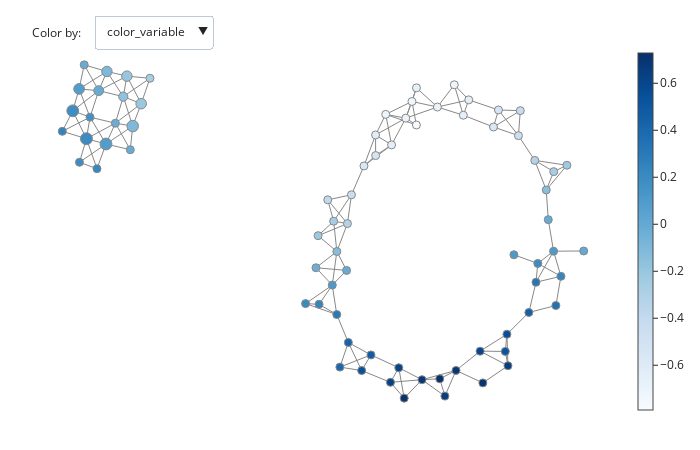

Notebook cell for this chart:
### Markdown cell above
### Configure the coloring of the Mapper graph
By default, the nodes of the Mapper graph are colored by the mean value of the points that belong to a given node. However, in this example it is more instructive to colour by the $x$- and $y$-axes. This can be achieved by toggling the `color_by_columns_dropdown`, which calculates the coloring for each column in the input data array. At the same time, let's configure the choice of colorscale:

### Code cell
plotly_params = {"node_trace": {"marker_colorscale": "Blues"}}
fig = plot_static_mapper_graph(
    pipe, data, color_by_columns_dropdown=True, plotly_params=plotly_params
)
fig.show(config={'scrollZoom': True})

### Figure 1 — Plotly figure (JSON) as saved in the notebook; plotly's stock layout.template omitted (floating-point values rounded to 4 significant figures; data arrays with more than 128 entries replaced by an {"elided": "..."} marker saying what was removed)
{"data": [{"hoverinfo": "none", "line": {"color": "#888", "width": 1}, "mode": "lines", "name": "edge_trace", "type": "scatter", "uid": "c7c88473-2269-4360-86c0-e08724d3fb61", "x": {"elided": "465 float values"}, "y": {"elided": "465 float values"}}, {"hoverinfo": "text", "hovertext": ["Node ID: 0<br>Node size: 12<br>Summary statistic: -0.725", "Node ID: 1<br>Node size: 78<br>Summary statistic: -0.65", "Node ID: 2<br>Node size: 99<br>Summary statistic: -0.564", "Node ID: 3<br>Node size: 103<br>Summary statistic: -0.456", "Node ID: 4<br>Node size: 87<br>Summary statistic: -0.326", "Node ID: 5<br>Node size: 28<br>Summary statistic: -0.22", "Node ID: 6<br>Node size: 1<br>Summary statistic: -0.79", "Node ID: 7<br>Node size: 46<br>Summary statistic: -0.741", "Node ID: 8<br>Node size: 105<br>Summary statistic: -0.691", "Node ID: 9<br>Node size: 39<br>Summary statistic: -0.632", "Node ID: 10<br>Node size: 7<br>Summary statistic: -0.529", "Node ID: 11<br>Node size: 5<br>Summary statistic: -0.416", "Node ID: 12<br>Node size: 33<br>Summary statistic: -0.257", "Node ID: 13<br>Node size: 100<br>Summary statistic: -0.141", "Node ID: 14<br>Node size: 55<br>Summary statistic: -0.00904", "Node ID: 15<br>Node size: 1<br>Summary statistic: 0.111", "Node ID: 16<br>Node size: 17<br>Summary statistic: -0.718", "Node ID: 17<br>Node size: 108<br>Summary statistic: -0.692", "Node ID: 18<br>Node size: 11<br>Summary statistic: -0.657", "Node ID: 19<br>Node size: 1<br>Summary statistic: 0.00215", "Node ID: 20<br>Node size: 116<br>Summary statistic: 0.106", "Node ID: 21<br>Node size: 28<br>Summary statistic: 0.191", "Node ID: 22<br>Node size: 63<br>Summary statistic: -0.641", "Node ID: 23<br>Node size: 53<br>Summary statistic: -0.627", "Node ID: 24<br>Node size: 31<br>Summary statistic: -0.266", "Node ID: 25<br>Node size: 254<br>Summary statistic: -0.199", "Node ID: 26<br>Node size: 301<br>Summary statistic: -0.101", "Node ID: 27<br>Node size: 58<br>Summary statistic: -0.0136", "Node ID: 28<br>Node size: 31<br>Summary statistic: 0.234", "Node ID: 29<br>Node size: 87<br>Summary statistic: 0.313", "Node ID: 30<br>Node size: 105<br>Summary statistic: -0.549", "Node ID: 31<br>Node size: 17<br>Summary statistic: -0.53", "Node ID: 32<br>Node size: 248<br>Summary statistic: -0.197", "Node ID: 33<br>Node size: 193<br>Summary statistic: -0.169", "Node ID: 34<br>Node size: 126<br>Summary statistic: -0.0204", "Node ID: 35<br>Node size: 318<br>Summary statistic: 0.0846", "Node ID: 36<br>Node size: 2<br>Summary statistic: 0.189", "Node ID: 37<br>Node size: 3<br>Summary statistic: 0.348", "Node ID: 38<br>Node size: 105<br>Summary statistic: 0.443", "Node ID: 39<br>Node size: 93<br>Summary statistic: -0.443", "Node ID: 40<br>Node size: 14<br>Summary statistic: -0.384", "Node ID: 41<br>Node size: 247<br>Summary statistic: -0.1", "Node ID: 42<br>Node size: 221<br>Summary statistic: -0.0118", "Node ID: 43<br>Node size: 117<br>Summary statistic: 0.165", "Node ID: 44<br>Node size: 327<br>Summary statistic: 0.195", "Node ID: 45<br>Node size: 2<br>Summary statistic: 0.224", "Node ID: 46<br>Node size: 3<br>Summary statistic: 0.518", "Node ID: 47<br>Node size: 103<br>Summary statistic: 0.549", "Node ID: 48<br>Node size: 63<br>Summary statistic: -0.325", "Node ID: 49<br>Node size: 52<br>Summary statistic: -0.26", "Node ID: 50<br>Node size: 26<br>Summary statistic: -0.016", "Node ID: 51<br>Node size: 260<br>Summary statistic: 0.0819", "Node ID: 52<br>Node size: 318<br>Summary statistic: 0.185", "Node ID: 53<br>Node size: 65<br>Summary statistic: 0.244", "Node ID: 54<br>Node size: 23<br>Summary statistic: 0.61", "Node ID: 55<br>Node size: 95<br>Summary statistic: 0.642", "Node ID: 56<br>Node size: 10<br>Summary statistic: -0.217", "Node ID: 57<br>Node size: 101<br>Summary statistic: -0.129", "Node ID: 58<br>Node size: 8<br>Summary statistic: -0.0353", "Node ID: 59<br>Node size: 7<br>Summary statistic: 0.648", "Node ID: 60<br>Node size: 99<br>Summary statistic: 0.686", "Node ID: 61<br>Node size: 28<br>Summary statistic: 0.708", "Node ID: 62<br>Node size: 48<br>Summary statistic: -0.00824", "Node ID: 63<br>Node size: 107<br>Summary statistic: 0.109", "Node ID: 64<br>Node size: 45<br>Summary statistic: 0.234", "Node ID: 65<br>Node size: 8<br>Summary statistic: 0.401", "Node ID: 66<br>Node size: 7<br>Summary statistic: 0.473", "Node ID: 67<br>Node size: 29<br>Summary statistic: 0.615", "Node ID: 68<br>Node size: 100<br>Summary statistic: 0.684", "Node ID: 69<br>Node size: 55<br>Summary statistic: 0.729", "Node ID: 70<br>Node size: 18<br>Summary statistic: 0.214", "Node ID: 71<br>Node size: 77<br>Summary statistic: 0.305", "Node ID: 72<br>Node size: 92<br>Summary statistic: 0.431", "Node ID: 73<br>Node size: 107<br>Summary statistic: 0.545", "Node ID: 74<br>Node size: 83<br>Summary statistic: 0.633", "Node ID: 75<br>Node size: 24<br>Summary statistic: 0.712"], "marker": {"color": [-0.7255, -0.6505, -0.5638, -0.456, -0.3259, -0.2203, -0.7905, -0.7408, -0.6913, -0.6319, -0.529, -0.4165, -0.2572, -0.141, -0.00904, 0.111, -0.7175, -0.6924, -0.6568, 0.00215, 0.1056, 0.1911, -0.6414, -0.6266, -0.2659, -0.1992, -0.1005, -0.01364, 0.2339, 0.313, -0.5492, -0.5296, -0.1966, -0.1689, -0.02037, 0.08459, 0.1887, 0.3481, 0.443, -0.4428, -0.3841, -0.1001, -0.01185, 0.1655, 0.1951, 0.2244, 0.5176, 0.5495, -0.3253, -0.2598, -0.01597, 0.08187, 0.1849, 0.244, 0.6104, 0.6417, -0.2168, -0.1293, -0.03531, 0.6482, 0.686, 0.7079, -0.00824, 0.1088, 0.2343, 0.4015, 0.4727, 0.6152, 0.6836, 0.7288, 0.2137, 0.3046, 0.4306, 0.5455, 0.6329, 0.7119], "colorbar": {"thickness": 15, "title": {"side": "right", "text": ""}, "xanchor": "left"}, "colorscale": [[0, "rgb(247,251,255)"], [0.125, "rgb(222,235,247)"], [0.25, "rgb(198,219,239)"], [0.375, "rgb(158,202,225)"], [0.5, "rgb(107,174,214)"], [0.625, "rgb(66,146,198)"], [0.75, "rgb(33,113,181)"], [0.875, "rgb(8,81,156)"], [1, "rgb(8,48,107)"]], "line": {"color": "#888", "width": 1}, "opacity": 1, "reversescale": false, "showscale": true, "size": [12, 78, 99, 103, 87, 28, 1, 46, 105, 39, 7, 5, 33, 100, 55, 1, 17, 108, 11, 1, 116, 28, 63, 53, 31, 254, 301, 58, 31, 87, 105, 17, 248, 193, 126, 318, 2, 3, 105, 93, 14, 247, 221, 117, 327, 2, 3, 103, 63, 52, 26, 260, 318, 65, 23, 95, 10, 101, 8, 7, 99, 28, 48, 107, 45, 8, 7, 29, 100, 55, 18, 77, 92, 107, 83, 24], "sizemin": 4, "sizemode": "area", "sizeref": 4.542}, "mode": "markers", "name": "node_trace", "type": "scatter", "uid": "a796e91a-1eba-4cda-9181-c4f9e2cf7e20", "x": [2.001, 2.204, 2.887, 3.452, 3.82, 4.548, 1.143, 1.043, 1.618, 2.328, 3.0, 3.494, 4.25, 4.08, 4.127, 3.349, 0.4491, 0.9028, 1.145, 4.928, 4.246, 3.889, 0.5817, 0.2188, -4.885, -5.083, -5.275, -5.33, 4.413, 3.849, -0.04322, 0.2211, -5.406, -5.488, -5.667, -5.879, -6.479, 4.299, 3.687, -0.3262, -0.8625, -5.859, -6.044, -6.241, -6.321, -6.083, 3.154, 3.191, -0.4168, -0.7289, -6.372, -6.488, -6.631, -6.868, 2.584, 3.214, -1.08, -0.6568, -1.129, 1.788, 2.039, 2.646, -0.4364, -0.7604, -1.059, -0.5883, 0.1154, 0.7443, 1.27, 1.672, -1.364, -0.6583, -0.3968, -0.09533, 0.5566, 0.867], "y": [3.026, 2.296, 2.015, 1.807, 1.215, 1.098, 2.062, 2.625, 2.493, 2.664, 2.422, 2.406, 0.9451, 0.506, -0.2046, -1.045, 2.317, 2.227, 2.952, -0.9552, -0.9603, -1.254, 1.586, 1.824, 3.182, 2.573, 2.037, 1.47, -1.562, -1.704, 1.082, 1.331, 3.232, 2.742, 2.105, 1.607, 1.17, -2.261, -2.428, 0.3911, 0.2699, 3.345, 2.885, 2.25, 1.734, 1.016, -3.361, -2.949, -0.2995, -0.2424, 3.503, 2.926, 2.402, 1.911, -3.355, -3.703, -0.5887, -0.9677, -1.357, -4.432, -3.817, -4.115, -1.421, -1.773, -2.233, -3.737, -3.445, -3.752, -4.038, -4.017, -2.216, -2.478, -3.147, -3.819, -4.101, -4.48]}], "layout": {"annotations": [{"align": "left", "showarrow": false, "text": "Color by:", "x": 0, "xref": "paper", "y": 1.055, "yref": "paper"}], "autosize": false, "height": 450, "hovermode": "closest", "margin": {"b": 20, "l": 5, "r": 5, "t": 40}, "showlegend": false, "title": {"text": ""}, "updatemenus": [{"buttons": [{"args": [{"hoverlabel.bgcolor": [null, null], "hovertext": [null, ["Node ID: 0<br>Node size: 12<br>Summary statistic: -0.725", "Node ID: 1<br>Node size: 78<br>Summary statistic: -0.65", "Node ID: 2<br>Node size: 99<br>Summary statistic: -0.564", "Node ID: 3<br>Node size: 103<br>Summary statistic: -0.456", "Node ID: 4<br>Node size: 87<br>Summary statistic: -0.326", "Node ID: 5<br>Node size: 28<br>Summary statistic: -0.22", "Node ID: 6<br>Node size: 1<br>Summary statistic: -0.79", "Node ID: 7<br>Node size: 46<br>Summary statistic: -0.741", "Node ID: 8<br>Node size: 105<br>Summary statistic: -0.691", "Node ID: 9<br>Node size: 39<br>Summary statistic: -0.632", "Node ID: 10<br>Node size: 7<br>Summary statistic: -0.529", "Node ID: 11<br>Node size: 5<br>Summary statistic: -0.416", "Node ID: 12<br>Node size: 33<br>Summary statistic: -0.257", "Node ID: 13<br>Node size: 100<br>Summary statistic: -0.141", "Node ID: 14<br>Node size: 55<br>Summary statistic: -0.00904", "Node ID: 15<br>Node size: 1<br>Summary statistic: 0.111", "Node ID: 16<br>Node size: 17<br>Summary statistic: -0.718", "Node ID: 17<br>Node size: 108<br>Summary statistic: -0.692", "Node ID: 18<br>Node size: 11<br>Summary statistic: -0.657", "Node ID: 19<br>Node size: 1<br>Summary statistic: 0.00215", "Node ID: 20<br>Node size: 116<br>Summary statistic: 0.106", "Node ID: 21<br>Node size: 28<br>Summary statistic: 0.191", "Node ID: 22<br>Node size: 63<br>Summary statistic: -0.641", "Node ID: 23<br>Node size: 53<br>Summary statistic: -0.627", "Node ID: 24<br>Node size: 31<br>Summary statistic: -0.266", "Node ID: 25<br>Node size: 254<br>Summary statistic: -0.199", "Node ID: 26<br>Node size: 301<br>Summary statistic: -0.101", "Node ID: 27<br>Node size: 58<br>Summary statistic: -0.0136", "Node ID: 28<br>Node size: 31<br>Summary statistic: 0.234", "Node ID: 29<br>Node size: 87<br>Summary statistic: 0.313", "Node ID: 30<br>Node size: 105<br>Summary statistic: -0.549", "Node ID: 31<br>Node size: 17<br>Summary statistic: -0.53", "Node ID: 32<br>Node size: 248<br>Summary statistic: -0.197", "Node ID: 33<br>Node size: 193<br>Summary statistic: -0.169", "Node ID: 34<br>Node size: 126<br>Summary statistic: -0.0204", "Node ID: 35<br>Node size: 318<br>Summary statistic: 0.0846", "Node ID: 36<br>Node size: 2<br>Summary statistic: 0.189", "Node ID: 37<br>Node size: 3<br>Summary statistic: 0.348", "Node ID: 38<br>Node size: 105<br>Summary statistic: 0.443", "Node ID: 39<br>Node size: 93<br>Summary statistic: -0.443", "Node ID: 40<br>Node size: 14<br>Summary statistic: -0.384", "Node ID: 41<br>Node size: 247<br>Summary statistic: -0.1", "Node ID: 42<br>Node size: 221<br>Summary statistic: -0.0118", "Node ID: 43<br>Node size: 117<br>Summary statistic: 0.165", "Node ID: 44<br>Node size: 327<br>Summary statistic: 0.195", "Node ID: 45<br>Node size: 2<br>Summary statistic: 0.224", "Node ID: 46<br>Node size: 3<br>Summary statistic: 0.518", "Node ID: 47<br>Node size: 103<br>Summary statistic: 0.549", "Node ID: 48<br>Node size: 63<br>Summary statistic: -0.325", "Node ID: 49<br>Node size: 52<br>Summary statistic: -0.26", "Node ID: 50<br>Node size: 26<br>Summary statistic: -0.016", "Node ID: 51<br>Node size: 260<br>Summary statistic: 0.0819", "Node ID: 52<br>Node size: 318<br>Summary statistic: 0.185", "Node ID: 53<br>Node size: 65<br>Summary statistic: 0.244", "Node ID: 54<br>Node size: 23<br>Summary statistic: 0.61", "Node ID: 55<br>Node size: 95<br>Summary statistic: 0.642", "Node ID: 56<br>Node size: 10<br>Summary statistic: -0.217", "Node ID: 57<br>Node size: 101<br>Summary statistic: -0.129", "Node ID: 58<br>Node size: 8<br>Summary statistic: -0.0353", "Node ID: 59<br>Node size: 7<br>Summary statistic: 0.648", "Node ID: 60<br>Node size: 99<br>Summary statistic: 0.686", "Node ID: 61<br>Node size: 28<br>Summary statistic: 0.708", "Node ID: 62<br>Node size: 48<br>Summary statistic: -0.00824", "Node ID: 63<br>Node size: 107<br>Summary statistic: 0.109", "Node ID: 64<br>Node size: 45<br>Summary statistic: 0.234", "Node ID: 65<br>Node size: 8<br>Summary statistic: 0.401", "Node ID: 66<br>Node size: 7<br>Summary statistic: 0.473", "Node ID: 67<br>Node size: 29<br>Summary statistic: 0.615", "Node ID: 68<br>Node size: 100<br>Summary statistic: 0.684", "Node ID: 69<br>Node size: 55<br>Summary statistic: 0.729", "Node ID: 70<br>Node size: 18<br>Summary statistic: 0.214", "Node ID: 71<br>Node size: 77<br>Summary statistic: 0.305", "Node ID: 72<br>Node size: 92<br>Summary statistic: 0.431", "Node ID: 73<br>Node size: 107<br>Summary statistic: 0.545", "Node ID: 74<br>Node size: 83<br>Summary statistic: 0.633", "Node ID: 75<br>Node size: 24<br>Summary statistic: 0.712"]], "marker.color": [null, [-0.7255, -0.6505, -0.5638, -0.456, -0.3259, -0.2203, -0.7905, -0.7408, -0.6913, -0.6319, -0.529, -0.4165, -0.2572, -0.141, -0.00904, 0.111, -0.7175, -0.6924, -0.6568, 0.00215, 0.1056, 0.1911, -0.6414, -0.6266, -0.2659, -0.1992, -0.1005, -0.01364, 0.2339, 0.313, -0.5492, -0.5296, -0.1966, -0.1689, -0.02037, 0.08459, 0.1887, 0.3481, 0.443, -0.4428, -0.3841, -0.1001, -0.01185, 0.1655, 0.1951, 0.2244, 0.5176, 0.5495, -0.3253, -0.2598, -0.01597, 0.08187, 0.1849, 0.244, 0.6104, 0.6417, -0.2168, -0.1293, -0.03531, 0.6482, 0.686, 0.7079, -0.00824, 0.1088, 0.2343, 0.4015, 0.4727, 0.6152, 0.6836, 0.7288, 0.2137, 0.3046, 0.4306, 0.5455, 0.6329, 0.7119]]}], "label": "color_variable", "method": "restyle"}, {"args": [{"hovertext": [null, ["Node ID: 0<br>Node size: 12<br>Summary statistic: -0.927", "Node ID: 1<br>Node size: 78<br>Summary statistic: -0.955", "Node ID: 2<br>Node size: 99<br>Summary statistic: -0.985", "Node ID: 3<br>Node size: 103<br>Summary statistic: -0.995", "Node ID: 4<br>Node size: 87<br>Summary statistic: -0.962", "Node ID: 5<br>Node size: 28<br>Summary statistic: -0.921", "Node ID: 6<br>Node size: 1<br>Summary statistic: -0.667", "Node ID: 7<br>Node size: 46<br>Summary statistic: -0.728", "Node ID: 8<br>Node size: 105<br>Summary statistic: -0.799", "Node ID: 9<br>Node size: 39<br>Summary statistic: -0.861", "Node ID: 10<br>Node size: 7<br>Summary statistic: -0.894", "Node ID: 11<br>Node size: 5<br>Summary statistic: -0.909", "Node ID: 12<br>Node size: 33<br>Summary statistic: -0.878", "Node ID: 13<br>Node size: 100<br>Summary statistic: -0.824", "Node ID: 14<br>Node size: 55<br>Summary statistic: -0.726", "Node ID: 15<br>Node size: 1<br>Summary statistic: -0.679", "Node ID: 16<br>Node size: 17<br>Summary statistic: -0.503", "Node ID: 17<br>Node size: 108<br>Summary statistic: -0.556", "Node ID: 18<br>Node size: 11<br>Summary statistic: -0.643", "Node ID: 19<br>Node size: 1<br>Summary statistic: -0.661", "Node ID: 20<br>Node size: 116<br>Summary statistic: -0.58", "Node ID: 21<br>Node size: 28<br>Summary statistic: -0.524", "Node ID: 22<br>Node size: 63<br>Summary statistic: -0.318", "Node ID: 23<br>Node size: 53<br>Summary statistic: -0.369", "Node ID: 24<br>Node size: 31<br>Summary statistic: -0.257", "Node ID: 25<br>Node size: 254<br>Summary statistic: -0.28", "Node ID: 26<br>Node size: 301<br>Summary statistic: -0.287", "Node ID: 27<br>Node size: 58<br>Summary statistic: -0.264", "Node ID: 28<br>Node size: 31<br>Summary statistic: -0.385", "Node ID: 29<br>Node size: 87<br>Summary statistic: -0.323", "Node ID: 30<br>Node size: 105<br>Summary statistic: -0.101", "Node ID: 31<br>Node size: 17<br>Summary statistic: -0.145", "Node ID: 32<br>Node size: 248<br>Summary statistic: -0.098", "Node ID: 33<br>Node size: 193<br>Summary statistic: -0.156", "Node ID: 34<br>Node size: 126<br>Summary statistic: -0.183", "Node ID: 35<br>Node size: 318<br>Summary statistic: -0.108", "Node ID: 36<br>Node size: 2<br>Summary statistic: -0.0551", "Node ID: 37<br>Node size: 3<br>Summary statistic: -0.172", "Node ID: 38<br>Node size: 105<br>Summary statistic: -0.107", "Node ID: 39<br>Node size: 93<br>Summary statistic: 0.108", "Node ID: 40<br>Node size: 14<br>Summary statistic: 0.143", "Node ID: 41<br>Node size: 247<br>Summary statistic: 0.0995", "Node ID: 42<br>Node size: 221<br>Summary statistic: 0.159", "Node ID: 43<br>Node size: 117<br>Summary statistic: 0.191", "Node ID: 44<br>Node size: 327<br>Summary statistic: 0.114", "Node ID: 45<br>Node size: 2<br>Summary statistic: 0.0204", "Node ID: 46<br>Node size: 3<br>Summary statistic: 0.16", "Node ID: 47<br>Node size: 103<br>Summary statistic: 0.109", "Node ID: 48<br>Node size: 63<br>Summary statistic: 0.322", "Node ID: 49<br>Node size: 52<br>Summary statistic: 0.364", "Node ID: 50<br>Node size: 26<br>Summary statistic: 0.241", "Node ID: 51<br>Node size: 260<br>Summary statistic: 0.28", "Node ID: 52<br>Node size: 318<br>Summary statistic: 0.286", "Node ID: 53<br>Node size: 65<br>Summary statistic: 0.246", "Node ID: 54<br>Node size: 23<br>Summary statistic: 0.371", "Node ID: 55<br>Node size: 95<br>Summary statistic: 0.332", "Node ID: 56<br>Node size: 10<br>Summary statistic: 0.505", "Node ID: 57<br>Node size: 101<br>Summary statistic: 0.565", "Node ID: 58<br>Node size: 8<br>Summary statistic: 0.616", "Node ID: 59<br>Node size: 7<br>Summary statistic: 0.667", "Node ID: 60<br>Node size: 99<br>Summary statistic: 0.582", "Node ID: 61<br>Node size: 28<br>Summary statistic: 0.507", "Node ID: 62<br>Node size: 48<br>Summary statistic: 0.725", "Node ID: 63<br>Node size: 107<br>Summary statistic: 0.804", "Node ID: 64<br>Node size: 45<br>Summary statistic: 0.872", "Node ID: 65<br>Node size: 8<br>Summary statistic: 0.89", "Node ID: 66<br>Node size: 7<br>Summary statistic: 0.89", "Node ID: 67<br>Node size: 29<br>Summary statistic: 0.869", "Node ID: 68<br>Node size: 100<br>Summary statistic: 0.815", "Node ID: 69<br>Node size: 55<br>Summary statistic: 0.745", "Node ID: 70<br>Node size: 18<br>Summary statistic: 0.93", "Node ID: 71<br>Node size: 77<br>Summary statistic: 0.959", "Node ID: 72<br>Node size: 92<br>Summary statistic: 0.995", "Node ID: 73<br>Node size: 107<br>Summary statistic: 0.992", "Node ID: 74<br>Node size: 83<br>Summary statistic: 0.963", "Node ID: 75<br>Node size: 24<br>Summary statistic: 0.933"]], "marker.color": [null, [-0.9274, -0.9553, -0.9845, -0.9951, -0.962, -0.9207, -0.6668, -0.7278, -0.7994, -0.8606, -0.8941, -0.9088, -0.8779, -0.8244, -0.7258, -0.6794, -0.503, -0.5561, -0.6425, -0.6614, -0.5804, -0.5245, -0.3181, -0.3686, -0.257, -0.2804, -0.2872, -0.2642, -0.3852, -0.3234, -0.1009, -0.1451, -0.09803, -0.1556, -0.1833, -0.1075, -0.05508, -0.1724, -0.1074, 0.1079, 0.1431, 0.09953, 0.1595, 0.1911, 0.1143, 0.02037, 0.1598, 0.1093, 0.3215, 0.3642, 0.2413, 0.2795, 0.2865, 0.2463, 0.3712, 0.3323, 0.5045, 0.5645, 0.6165, 0.6673, 0.5818, 0.5067, 0.7252, 0.8035, 0.8717, 0.8899, 0.8902, 0.869, 0.8153, 0.7452, 0.9298, 0.9587, 0.995, 0.9921, 0.9634, 0.9328]]}], "label": "Column 0", "method": "restyle"}, {"args": [{"hovertext": [null, ["Node ID: 0<br>Node size: 12<br>Summary statistic: -0.524", "Node ID: 1<br>Node size: 78<br>Summary statistic: -0.346", "Node ID: 2<br>Node size: 99<br>Summary statistic: -0.143", "Node ID: 3<br>Node size: 103<br>Summary statistic: 0.0831", "Node ID: 4<br>Node size: 87<br>Summary statistic: 0.31", "Node ID: 5<br>Node size: 28<br>Summary statistic: 0.48", "Node ID: 6<br>Node size: 1<br>Summary statistic: -0.914", "Node ID: 7<br>Node size: 46<br>Summary statistic: -0.754", "Node ID: 8<br>Node size: 105<br>Summary statistic: -0.583", "Node ID: 9<br>Node size: 39<br>Summary statistic: -0.403", "Node ID: 10<br>Node size: 7<br>Summary statistic: -0.164", "Node ID: 11<br>Node size: 5<br>Summary statistic: 0.0759", "Node ID: 12<br>Node size: 33<br>Summary statistic: 0.364", "Node ID: 13<br>Node size: 100<br>Summary statistic: 0.542", "Node ID: 14<br>Node size: 55<br>Summary statistic: 0.708", "Node ID: 15<br>Node size: 1<br>Summary statistic: 0.901", "Node ID: 16<br>Node size: 17<br>Summary statistic: -0.932", "Node ID: 17<br>Node size: 108<br>Summary statistic: -0.829", "Node ID: 18<br>Node size: 11<br>Summary statistic: -0.671", "Node ID: 19<br>Node size: 1<br>Summary statistic: 0.666", "Node ID: 20<br>Node size: 116<br>Summary statistic: 0.792", "Node ID: 21<br>Node size: 28<br>Summary statistic: 0.907", "Node ID: 22<br>Node size: 63<br>Summary statistic: -0.965", "Node ID: 23<br>Node size: 53<br>Summary statistic: -0.885", "Node ID: 24<br>Node size: 31<br>Summary statistic: -0.275", "Node ID: 25<br>Node size: 254<br>Summary statistic: -0.118", "Node ID: 26<br>Node size: 301<br>Summary statistic: 0.0861", "Node ID: 27<br>Node size: 58<br>Summary statistic: 0.237", "Node ID: 28<br>Node size: 31<br>Summary statistic: 0.853", "Node ID: 29<br>Node size: 87<br>Summary statistic: 0.949", "Node ID: 30<br>Node size: 105<br>Summary statistic: -0.997", "Node ID: 31<br>Node size: 17<br>Summary statistic: -0.914", "Node ID: 32<br>Node size: 248<br>Summary statistic: -0.295", "Node ID: 33<br>Node size: 193<br>Summary statistic: -0.182", "Node ID: 34<br>Node size: 126<br>Summary statistic: 0.143", "Node ID: 35<br>Node size: 318<br>Summary statistic: 0.277", "Node ID: 36<br>Node size: 2<br>Summary statistic: 0.432", "Node ID: 37<br>Node size: 3<br>Summary statistic: 0.869", "Node ID: 38<br>Node size: 105<br>Summary statistic: 0.993", "Node ID: 39<br>Node size: 93<br>Summary statistic: -0.993", "Node ID: 40<br>Node size: 14<br>Summary statistic: -0.911", "Node ID: 41<br>Node size: 247<br>Summary statistic: -0.3", "Node ID: 42<br>Node size: 221<br>Summary statistic: -0.183", "Node ID: 43<br>Node size: 117<br>Summary statistic: 0.14", "Node ID: 44<br>Node size: 327<br>Summary statistic: 0.276", "Node ID: 45<br>Node size: 2<br>Summary statistic: 0.428", "Node ID: 46<br>Node size: 3<br>Summary statistic: 0.875", "Node ID: 47<br>Node size: 103<br>Summary statistic: 0.99", "Node ID: 48<br>Node size: 63<br>Summary statistic: -0.972", "Node ID: 49<br>Node size: 52<br>Summary statistic: -0.884", "Node ID: 50<br>Node size: 26<br>Summary statistic: -0.273", "Node ID: 51<br>Node size: 260<br>Summary statistic: -0.116", "Node ID: 52<br>Node size: 318<br>Summary statistic: 0.0834", "Node ID: 53<br>Node size: 65<br>Summary statistic: 0.242", "Node ID: 54<br>Node size: 23<br>Summary statistic: 0.85", "Node ID: 55<br>Node size: 95<br>Summary statistic: 0.951", "Node ID: 56<br>Node size: 10<br>Summary statistic: -0.938", "Node ID: 57<br>Node size: 101<br>Summary statistic: -0.823", "Node ID: 58<br>Node size: 8<br>Summary statistic: -0.687", "Node ID: 59<br>Node size: 7<br>Summary statistic: 0.629", "Node ID: 60<br>Node size: 99<br>Summary statistic: 0.79", "Node ID: 61<br>Node size: 28<br>Summary statistic: 0.909", "Node ID: 62<br>Node size: 48<br>Summary statistic: -0.742", "Node ID: 63<br>Node size: 107<br>Summary statistic: -0.586", "Node ID: 64<br>Node size: 45<br>Summary statistic: -0.403", "Node ID: 65<br>Node size: 8<br>Summary statistic: -0.0869", "Node ID: 66<br>Node size: 7<br>Summary statistic: 0.0551", "Node ID: 67<br>Node size: 29<br>Summary statistic: 0.361", "Node ID: 68<br>Node size: 100<br>Summary statistic: 0.552", "Node ID: 69<br>Node size: 55<br>Summary statistic: 0.712", "Node ID: 70<br>Node size: 18<br>Summary statistic: -0.502", "Node ID: 71<br>Node size: 77<br>Summary statistic: -0.349", "Node ID: 72<br>Node size: 92<br>Summary statistic: -0.134", "Node ID: 73<br>Node size: 107<br>Summary statistic: 0.0989", "Node ID: 74<br>Node size: 83<br>Summary statistic: 0.302", "Node ID: 75<br>Node size: 24<br>Summary statistic: 0.491"]], "marker.color": [null, [-0.5236, -0.3456, -0.1431, 0.08313, 0.3102, 0.4802, -0.9142, -0.7538, -0.5832, -0.4033, -0.164, 0.0759, 0.3635, 0.5424, 0.7077, 0.9014, -0.9321, -0.8287, -0.6712, 0.6657, 0.7916, 0.9068, -0.9647, -0.8847, -0.2748, -0.118, 0.08611, 0.2369, 0.8529, 0.9494, -0.9975, -0.9141, -0.2952, -0.1823, 0.1425, 0.2767, 0.4325, 0.8685, 0.9934, -0.9934, -0.9112, -0.2998, -0.1832, 0.1399, 0.2759, 0.4284, 0.8754, 0.9897, -0.9722, -0.8837, -0.2732, -0.1158, 0.08341, 0.2417, 0.8495, 0.9512, -0.9381, -0.8232, -0.6871, 0.6291, 0.7902, 0.9092, -0.7417, -0.5859, -0.403, -0.08689, 0.0551, 0.3615, 0.552, 0.7124, -0.5024, -0.3494, -0.1338, 0.09889, 0.3025, 0.491]]}], "label": "Column 1", "method": "restyle"}], "direction": "down", "pad": {"r": 10, "t": 10}, "showactive": true, "x": 0.11, "xanchor": "left", "y": 1.1, "yanchor": "top"}], "width": 700, "xaxis": {"autorange": true, "range": [-7.599, 5.659], "showgrid": false, "showline": false, "showticklabels": false, "ticks": "", "title": {"text": ""}, "type": "linear", "zeroline": false}, "yaxis": {"autorange": true, "range": [-5.004, 4.026], "showgrid": false, "showline": false, "showticklabels": false, "ticks": "", "title": {"text": ""}, "type": "linear", "zeroline": false}}}
